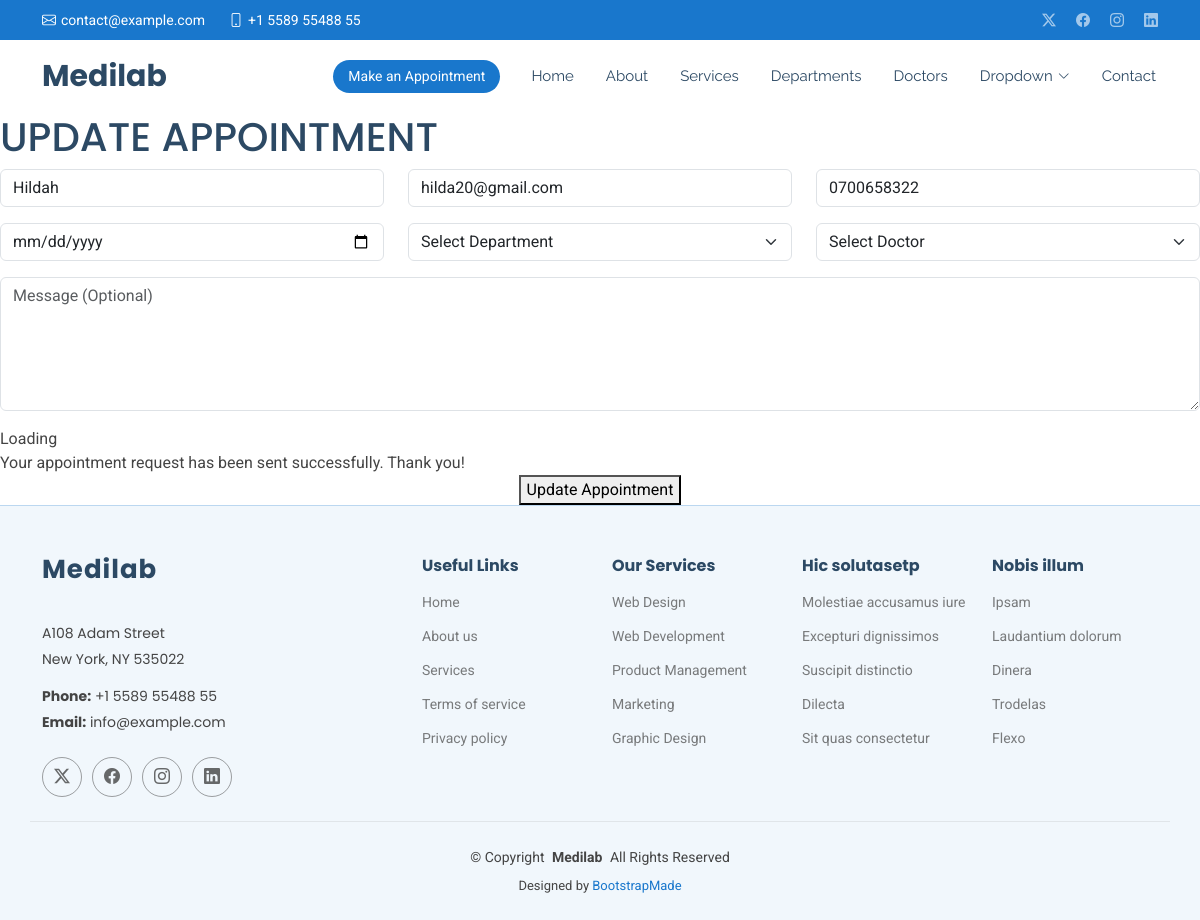
The page /edit/3 on the database its author committed.
### medicioapp/models.py (models this page shows, shortened)
class Appoint(models.Model):
    name = models.CharField(max_length=200)
    email = models.EmailField()
    phone = models.CharField(max_length=12)
    message = models.TextField(max_length=200)
    date = models.DateField()
    department = models.CharField(max_length=200)
    doctor = models.CharField(max_length=200)

### medicioapp/views.py (the view)
# urls.py: path('edit/<int:id>', views.edit,),
def edit(request, id):
    appointment = Appoint.objects.get(id=id)
    return render(request, 'edit.html', {'x': appointment})

### templates/edit.html (shortened to what this page needs)
{% extends 'starter-page.html' %}
{% load static %}
{% block body %}
    <form action= "/update/{{ x.id }}" method="POST">
<h1>UPDATE APPOINTMENT</h1>
          <div class="row">
            <div class="col-md-4 form-group">
              <input type="text" name="name" value="{{ x.name }}" class="form-control" id="name" placeholder="Your Name" required="">
            </div>
            <div class="col-md-4 form-group mt-3 mt-md-0">
              <input type="email" class="form-control" name="email" value="{{ x.email }}" id="email" placeholder="Your Email" required="">
            </div>
            <div class="col-md-4 form-group mt-3 mt-md-0">
              <input type="tel" class="form-control" name="phone" value="{{ x.phone }}" id="phone" placeholder="Your Phone" required="">
            </div>
          </div>
          <div class="row">
            <div class="col-md-4 form-group mt-3">
              <input type="date" name="date" value="{{ x.date }}" class="form-control" id="date" placeholder="Appointment Date" required="">
            </div>
            <div class="col-md-4 form-group mt-3">
              <select name="department" value="{{ x.department }}" id="department" class="form-select" required="">
                <option value="">Select Department</option>
              </select>
            </div>
            <div class="col-md-4 form-group mt-3">
              <select name="doctor" value="{{ x.doctor }}"id="doctor" class="form-select" required="">
                <option value="">Select Doctor</option>
              </select>
            </div>
          </div>
          <div class="form-group mt-3">
            <textarea class="form-control" name="message" rows="5" placeholder="Message (Optional)"></textarea>
          </div>
          <div class="mt-3">
            <div class="loading">Loading</div>
            <div class="sent-message">Your appointment request has been sent successfully. Thank you!</div>
            <div class="text-center btn-outline-primary"><button type="submit">Update Appointment</button></div>
          </div>
        </form>
{% endblock %}

### static/assets/css/main.css (style rules this page uses)
:root { --default-font: "Roboto", system-ui, -apple-system, "Segoe UI", Roboto, "Helvetica Neue", Arial, "Noto Sans", "Liberation Sans", sans-serif, "Apple Color Emoji", "Segoe UI Emoji", "Segoe UI Symbol", "Noto Color Emoji"; --heading-font: "Poppins", sans-serif; --nav-font: "Raleway", sans-serif; }
:root { --background-color: #ffffff; --default-color: #444444; --heading-color: #2c4964; --accent-color: #1977cc; --surface-color: #ffffff; --contrast-color: #ffffff; }
:root { --nav-color: #2c4964; --nav-hover-color: #1977cc; --nav-mobile-background-color: #ffffff; --nav-dropdown-background-color: #ffffff; --nav-dropdown-color: #2c4964; --nav-dropdown-hover-color: #1977cc; }
:root { scroll-behavior: smooth; }
body { color: var(--default-color); background-color: var(--background-color); font-family: var(--default-font); }
h1, h2, h3, h4, h5, h6 { color: var(--heading-color); font-family: var(--heading-font); }

### rows shown on the page
Appoint: name "Hildah", email "hilda20@gmail.com", phone "0700658322"
